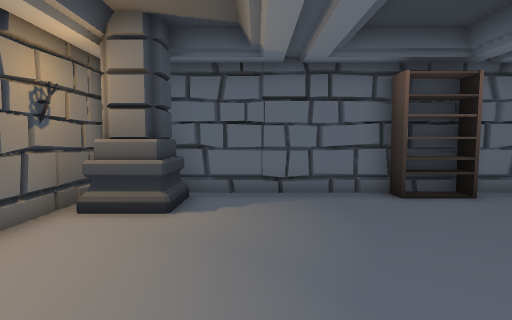
view 1 (above)

17 first-person views from a walk through a 3-D level made in the Unity game engine. The camera is 1.4 m above the floor, tilts 4° down and sees 80° across. Doors are open. The floor is counted in squares, 1 m on a side. Each view is taken from the middle of a square. On the plan, view 1 faces up. The plan holds only what a view shows up to about 14 squares ahead; the rest is blank. The place goes on beyond the plan. The player is left out. Some animated figures are left out.

view 2
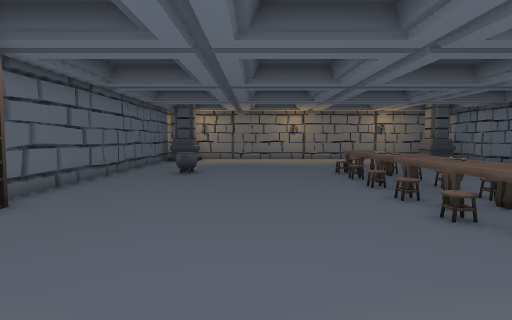

view 3
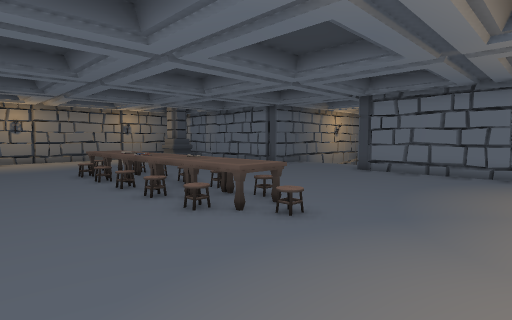

view 4
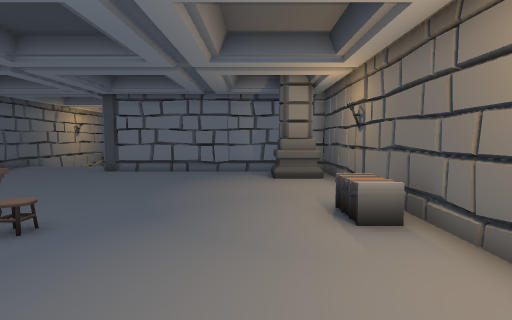

view 5
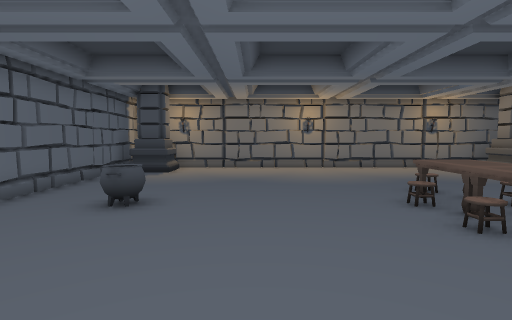

view 6
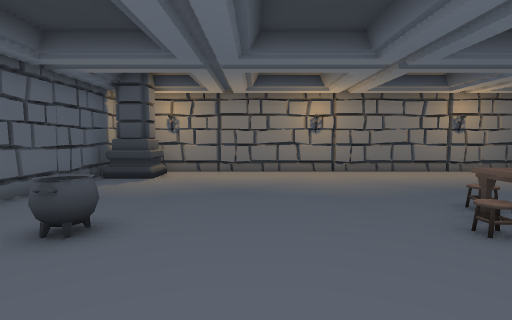

view 7
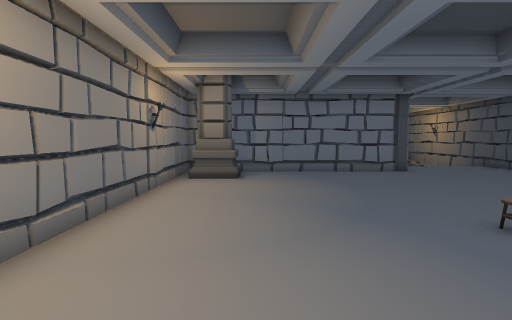

view 8
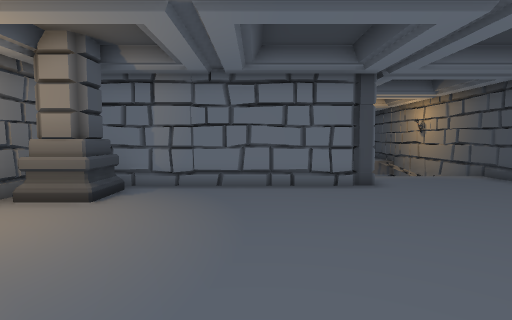

view 9
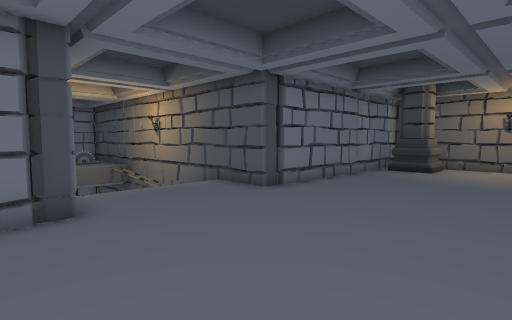

view 10
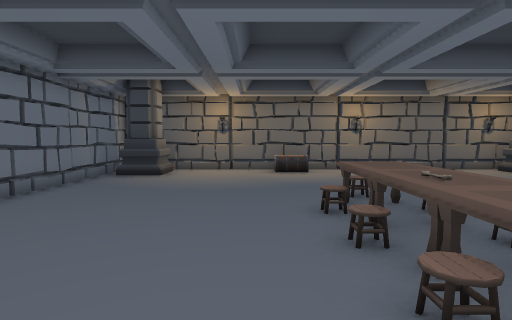

view 11
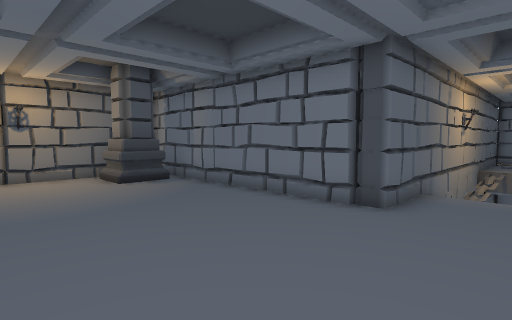

view 12
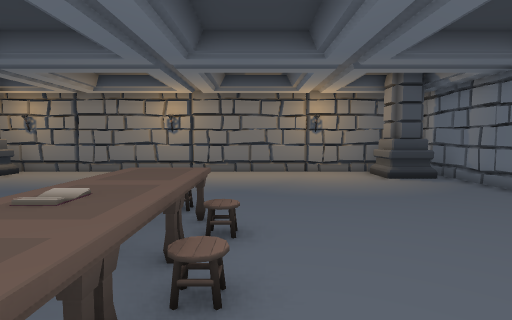

view 13
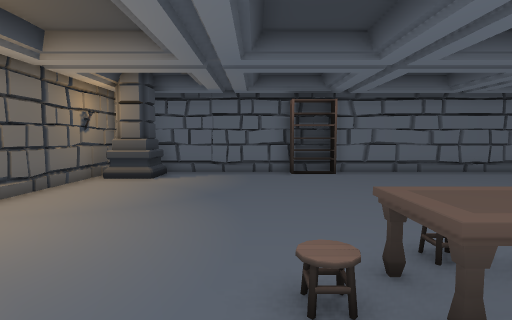

view 14
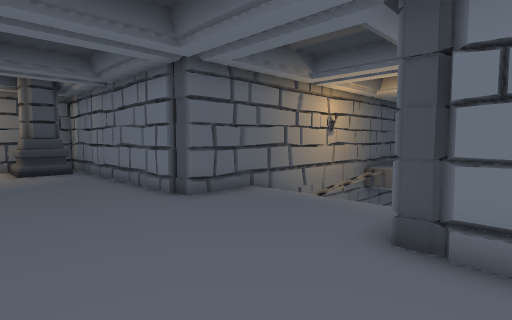

view 15
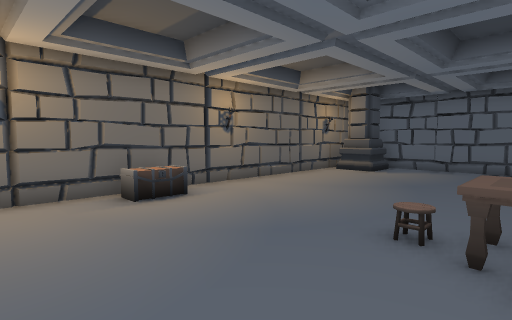

view 16
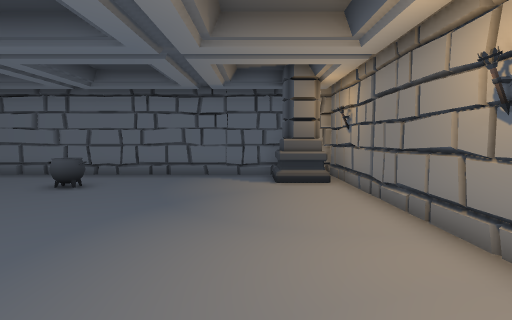

view 17
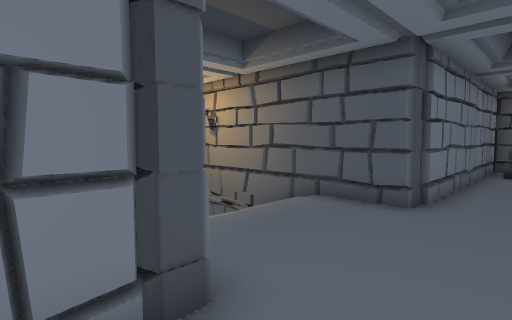

### Floor plan
Points are (right, up) in squares from view 1. A wall is a line through its corners. A room is listed if a view was taken in it or the views show most of it. See-through windows are left out.
Room 1 (views 1, 2, 3, 4, 5, 6, 7, 8, 9, 10, 11, 12, 13, 14, 15, 16, 17)
walls: (0.9, -10.8) (1.1, -11.3); (-3.9, -1.4) (-3.9, -5.6); (19.9, 0.4) (19.9, 4.5); (19.9, -5.5) (19.9, -1.4); (-3.9, -7.4) (-3.9, -11) (5.6, -11) (5.6, -18.1); (-3.9, 4.5) (-3.9, 0.4); (10.4, -15.5) (10.4, -11) (19.9, -11) (19.9, -7.4); (19.9, 6.4) (19.9, 7.8) (-2.3, 7.8); (-3.9, 7.6) (-3.9, 6.4)
objects: other object (-3, -10) to (-2, -9); other object (-3, -4) to (-3, -3); other object (-3, 6) to (-2, 7); other object (3, -3) to (5, -2); other object (4, 7) to (5, 7); other object (6, -17) to (6, -16); other object (6, -3) to (7, -2); other object (8, -3) to (8, -2); other object (9, -3) to (10, -3); other object (9, -2) to (10, -2); other object (11, -3) to (12, -2); other object (11, 5) to (12, 5); other object (18, -10) to (19, -9); other object (18, 6) to (19, 7)

Positions as (right, up) in squares from view 1, and headings:
1: (0, 0), facing up
2: (-1, 2), facing right
3: (-1, 2), facing down-right
4: (-1, 2), facing down
5: (5, 2), facing right
6: (7, 2), facing right
7: (17, 2), facing down
8: (14, -2), facing down
9: (12, -5), facing down-left
10: (10, -5), facing left
11: (8, -5), facing down-right
12: (7, -4), facing right
13: (2, -5), facing up
14: (4, -7), facing down-right
15: (4, -7), facing up-left
16: (17, -4), facing up
17: (12, -9), facing down-left
